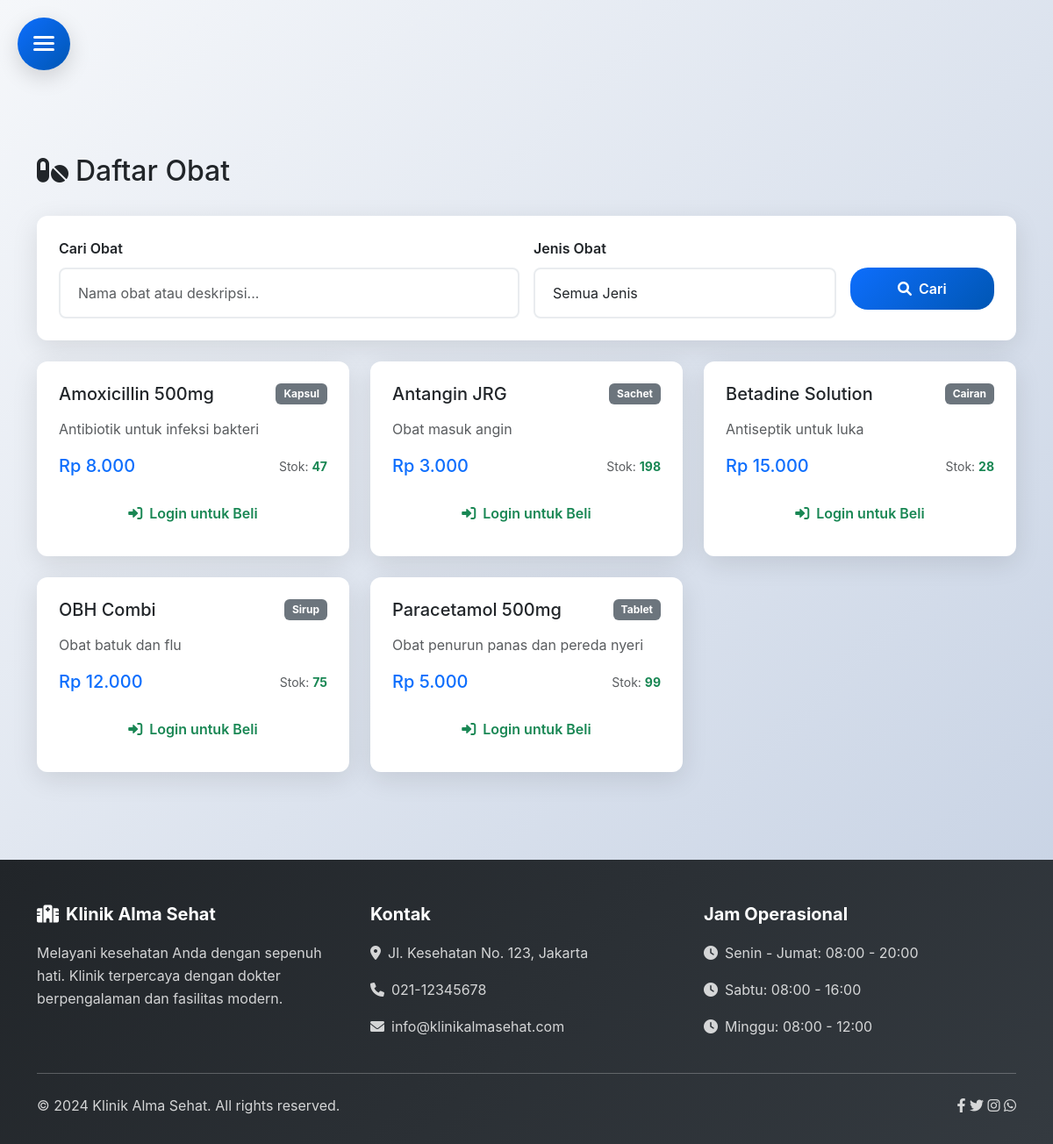
/obat.php, run on the app's committed database.
### tables this page shows
CREATE TABLE `obat` (
  `id` int(11) NOT NULL,
  `nama_obat` varchar(100) NOT NULL,
  `deskripsi` text DEFAULT NULL,
  `harga` decimal(10,2) NOT NULL,
  `stok` int(11) NOT NULL DEFAULT 0,
  `jenis` varchar(50) DEFAULT NULL
);

### config/database.php (called while the page is built, shortened)
<?php
class Database {
    private $host = DB_HOST;
    private $user = DB_USER;
    private $pass = DB_PASS;
    private $dbname = DB_NAME;
    private $dbh;
    private $stmt;
    public function __construct() {
        $dsn = 'mysql:host=' . $this->host . ';dbname=' . $this->dbname;
        $options = array(
            PDO::ATTR_PERSISTENT => true,
            PDO::ATTR_ERRMODE => PDO::ERRMODE_EXCEPTION
        );
        try {
            $this->dbh = new PDO($dsn, $this->user, $this->pass, $options);
        } catch(PDOException $e) {
            $this->error = $e->getMessage();
        }
    }
    public function query($query) {
        $this->stmt = $this->dbh->prepare($query);
    }
    public function execute() {
        return $this->stmt->execute();
    }
    public function resultset() {
        $this->execute();
        return $this->stmt->fetchAll(PDO::FETCH_ASSOC);
    }
}
?>

### config/init.php (called while the page is built, shortened)
<?php
require_once 'database.php';
function isLoggedIn() {
    return isset($_SESSION['user_id']);
}
function formatRupiah($angka) {
    return "Rp " . number_format($angka, 0, ',', '.');
}
?>

### obat.php (the view, shortened to what this page needs)
<?php
require_once 'config/init.php';
include 'includes/user-header.php';
$search = isset($_GET['search']) ? $_GET['search'] : '';
$jenis = isset($_GET['jenis']) ? $_GET['jenis'] : '';
$query = "SELECT * FROM obat WHERE stok > 0";
$query .= " ORDER BY nama_obat";
$db = new Database();
$db->query($query);
$medicines = $db->resultset();
?>
<div class="row">
    <div class="col-12">
        <div class="d-flex justify-content-between align-items-center mb-4">
            <h2><i class="fas fa-pills me-2"></i>Daftar Obat</h2>
        </div>
        <div class="card mb-4">
            <div class="card-body">
                <form method="GET" class="row g-3">
                    <div class="col-md-6">
                        <label for="search" class="form-label">Cari Obat</label>
                        <input type="text" class="form-control" id="search" name="search"
                               placeholder="Nama obat atau deskripsi..." value="<?php echo htmlspecialchars($search); ?>">
                    </div>
                    <div class="col-md-4">
                        <label for="jenis" class="form-label">Jenis Obat</label>
                        <select class="form-control" id="jenis" name="jenis">
                            <option value="">Semua Jenis</option>
                        </select>
                    </div>
                    <div class="col-md-2">
                        <label class="form-label">&nbsp;</label>
                        <div class="d-grid">
                            <button type="submit" class="btn btn-primary">
                                <i class="fas fa-search me-2"></i>Cari
                            </button>
                        </div>
                    </div>
                </form>
            </div>
        </div>
        <?php if (empty($medicines)): ?>
        <div class="alert alert-info text-center">
            <i class="fas fa-info-circle me-2"></i>
            <?php echo $search || $jenis ? 'Tidak ada obat yang sesuai dengan pencarian.' : 'Belum ada data obat.'; ?>
        </div>
        <?php else: ?>
        <div class="row g-4">
            <?php foreach ($medicines as $medicine): ?>
            <div class="col-md-6 col-lg-4">
                <div class="card medicine-card h-100">
                    <div class="card-body">
                        <div class="d-flex justify-content-between align-items-start mb-2">
                            <h5 class="card-title"><?php echo $medicine['nama_obat']; ?></h5>
                            <span class="badge bg-secondary"><?php echo $medicine['jenis']; ?></span>
                        </div>
                        <p class="card-text text-muted"><?php echo $medicine['deskripsi']; ?></p>
                        <div class="row mb-3">
                            <div class="col-6">
                                <strong class="text-primary h5"><?php echo formatRupiah($medicine['harga']); ?></strong>
                            </div>
                            <div class="col-6 text-end">
                                <small class="text-muted">
                                    Stok: <span class="fw-bold <?php echo $medicine['stok'] < 10 ? 'text-danger' : 'text-success'; ?>">
                                        <?php echo $medicine['stok']; ?>
                                    </span>
                                </small>
                            </div>
                        </div>
                        <?php if (isLoggedIn() && isPasien()): ?>
                        <div class="d-grid">
                            <button class="btn btn-success"
                                    onclick="addToCart(<?php echo $medicine['id']; ?>, '<?php echo addslashes($medicine['nama_obat']); ?>', <?php echo $medicine['harga']; ?>)"
                                    <?php echo $medicine['stok'] == 0 ? 'disabled' : ''; ?>>
                                <i class="fas fa-cart-plus me-2"></i>
                                <?php echo $medicine['stok'] == 0 ? 'Stok Habis' : 'Tambah ke Keranjang'; ?>
                            </button>
                        </div>
                        <?php else: ?>
                        <div class="d-grid">
                            <a href="login.php" class="btn btn-outline-success">
                                <i class="fas fa-sign-in-alt me-2"></i>Login untuk Beli
                            </a>
                        </div>
                        <?php endif; ?>
                    </div>
                </div>
            </div>
            <?php endforeach; ?>
        </div>
        <?php endif; ?>
    </div>
</div>
<?php include 'includes/user-footer.php'; ?>

### assets/css/style.css (style rules this page uses)
:root { --primary-color: #0d6efd; --secondary-color: #6c757d; --success-color: #198754; --danger-color: #dc3545; --warning-color: #ffc107; --info-color: #0dcaf0; --light-color: #f8f9fa; --dark-color: #212529; }
body { padding-top: 76px; font-family: 'Segoe UI', Tahoma, Geneva, Verdana, sans-serif; }
.card { border: none; box-shadow: 0 4px 6px rgba(0, 0, 0, 0.1); transition: transform 0.3s ease, box-shadow 0.3s ease; }
.btn { border-radius: 25px; padding: 10px 25px; font-weight: 500; transition: all 0.3s ease; }
.btn-primary { background: linear-gradient(45deg, var(--primary-color), #0056b3); border: none; }
.medicine-card { height: 100%; }
.medicine-card .card-body { display: flex; flex-direction: column; }
.medicine-card .btn { margin-top: auto; }
.form-control { border-radius: 10px; border: 2px solid #e9ecef; padding: 12px 15px; transition: border-color 0.3s ease; }
.form-label { font-weight: 600; color: var(--dark-color); }
.badge { font-size: 0.75rem; padding: 0.5em 0.75em; }
.text-primary { color: var(--primary-color) !important; }

### assets/css/user-style.css (style rules this page uses)
:root { --primary-color: #0d6efd; --secondary-color: #6c757d; --success-color: #198754; --danger-color: #dc3545; --warning-color: #ffc107; --info-color: #0dcaf0; --light-color: #f8f9fa; --dark-color: #212529; --white: #ffffff; --shadow-light: rgba(0, 0, 0, 0.1); --shadow-medium: rgba(0, 0, 0, 0.15); --shadow-heavy: rgba(0, 0, 0, 0.3); --transition-fast: 0.2s ease; --transition-medium: 0.3s ease; --transition-slow: 0.5s ease; --border-radius: 12px; --border-radius-small: 8px; --border-radius-large: 20px; }
* { margin: 0; padding: 0; box-sizing: border-box; }
body { font-family: 'Inter', 'Segoe UI', Tahoma, Geneva, Verdana, sans-serif; line-height: 1.6; color: var(--dark-color); background: linear-gradient(135deg, #f5f7fa 0%, #c3cfe2 100%); min-height: 100vh; overflow-x: hidden; }
.card { border: none; border-radius: var(--border-radius); box-shadow: 0 8px 30px var(--shadow-light); transition: all var(--transition-medium); background: var(--white); overflow: hidden; }
.card-body { padding: 25px; }
.btn { border-radius: var(--border-radius-large); padding: 12px 30px; font-weight: 600; transition: all var(--transition-medium); border: none; position: relative; overflow: hidden; }
.btn::before { content: ''; position: absolute; top: 0; left: -100%; width: 100%; height: 100%; background: linear-gradient(90deg, transparent, rgba(255, 255, 255, 0.2), transparent); transition: left var(--transition-slow); }
.btn-primary { background: linear-gradient(135deg, var(--primary-color), #0056b3); color: var(--white); }
.form-control { border-radius: var(--border-radius-small); border: 2px solid #e9ecef; padding: 15px 20px; transition: all var(--transition-fast); font-size: 1rem; }
.form-label { font-weight: 600; color: var(--dark-color); margin-bottom: 8px; }

### data on the page
obat: nama_obat "Amoxicillin 500mg", jenis "Kapsul", deskripsi "Antibiotik untuk infeksi bakteri", harga "Rp 8.000", stok "47"
obat: nama_obat "Antangin JRG", jenis "Sachet", deskripsi "Obat masuk angin", harga "Rp 3.000", stok "198"
obat: nama_obat "Betadine Solution", jenis "Cairan", deskripsi "Antiseptik untuk luka", harga "Rp 15.000", stok "28"
obat: nama_obat "OBH Combi", jenis "Sirup", deskripsi "Obat batuk dan flu", harga "Rp 12.000", stok "75"
obat: nama_obat "Paracetamol 500mg", jenis "Tablet", deskripsi "Obat penurun panas dan pereda nyeri", harga "Rp 5.000", stok "99"
